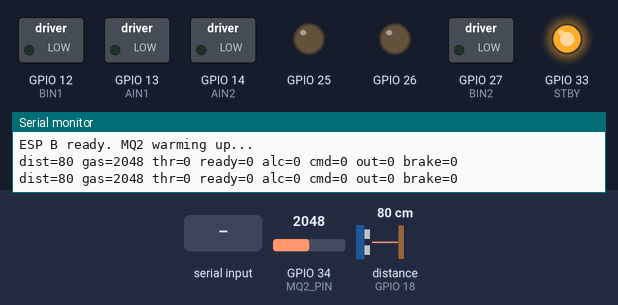
Bench run of a sketch on a simulated ESP32. Shown: switched loads named in the sketch (green lamp = pin HIGH), output pins drawn as LEDs (lit = HIGH), the last lines printed to the serial monitor. Wiring (inferred from the names in the program): ultrasonic range finder: trigger GPIO 5; echo GPIO 18. The test bench sets the inputs (shaded band); at power-on: distance to the obstacle (sensor on GPIO 18) 80 cm, GPIO 34 (MQ2_PIN) = 2048 (analog values on the 0–4095 scale). The echo pulse lasts 58.3 µs per cm; pins used as bus, display or sensor lines are not drawn.

Above: at 1.2 s.
1.3 s: distance to the obstacle (sensor on GPIO 18) set to 34 cm
2.8 s: distance to the obstacle (sensor on GPIO 18) set to 27 cm
At 3.2 s:
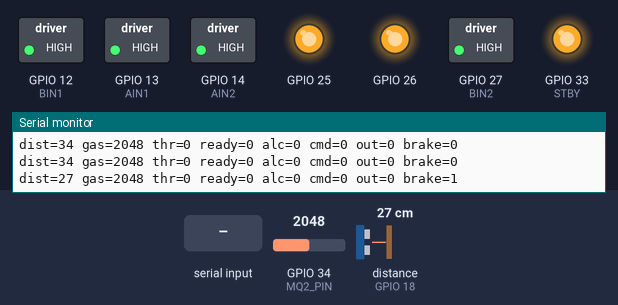
4.3 s: distance to the obstacle (sensor on GPIO 18) set to 35 cm
At 4.8 s:
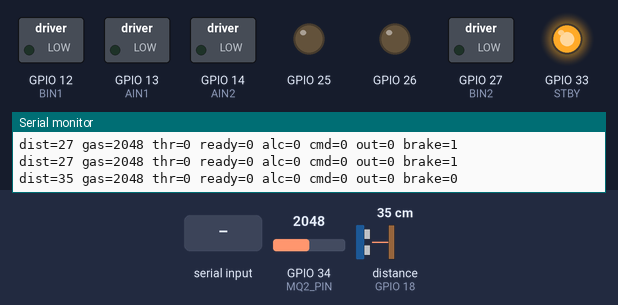
5.8 s: "S,90\n" received over the second serial link
At 6.2 s:
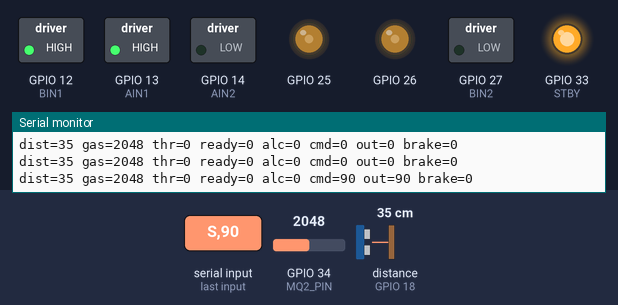
7.8 s: distance to the obstacle (sensor on GPIO 18) set to 2 cm
At 8.9 s:
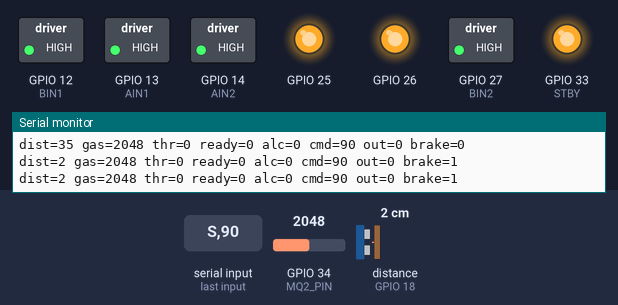
9.3 s: distance to the obstacle (sensor on GPIO 18) set to 60 cm
At 10.7 s:
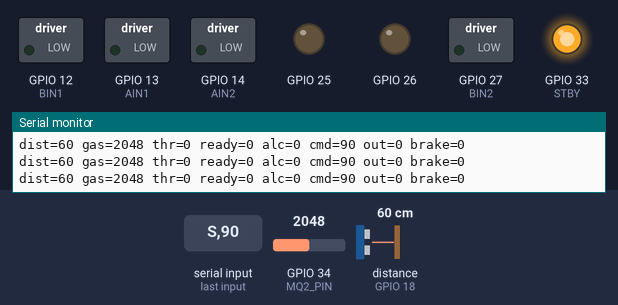
Timing chart, 0 to 11.8 s (numbered marks = the images above; inputs shaded):
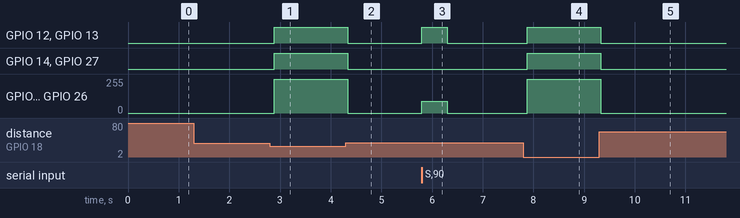

Measured:
- the behaviour switches between 31 and 30 cm on distance to the obstacle (sensor on GPIO 18) (found by bisection; images 0 and 1)
- after the input at 2.8 s, GPIO 12 (BIN1), GPIO 13 (AIN1), GPIO 14 (AIN2), GPIO 27 (BIN2): LOW → HIGH after 0.09 s; GPIO 25, GPIO 26: 0/255 → 255/255 after 0.09 s
- after the input at 4.3 s, GPIO 12 (BIN1), GPIO 13 (AIN1), GPIO 14 (AIN2), GPIO 27 (BIN2): HIGH → LOW at once; GPIO 25, GPIO 26: 255/255 → 0/255 at once
- after the input at 5.8 s, GPIO 12 (BIN1), GPIO 13 (AIN1): LOW → HIGH at once, → LOW 0.50 s later; GPIO 25, GPIO 26: 0/255 → 90/255 at once, → 0/255 0.50 s later
- after the input at 7.8 s, GPIO 12 (BIN1), GPIO 13 (AIN1), GPIO 14 (AIN2), GPIO 27 (BIN2): LOW → HIGH after 0.08 s; GPIO 25, GPIO 26: 0/255 → 255/255 after 0.08 s
- after the input at 9.3 s, GPIO 12 (BIN1), GPIO 13 (AIN1), GPIO 14 (AIN2), GPIO 27 (BIN2): HIGH → LOW at once; GPIO 25, GPIO 26: 255/255 → 0/255 at once

The sketch:

esp_bbb.ino
```cpp
// ESP32 B: TB6612 motors, ultrasonic auto-brake, MQ2 alcohol sensor, UART link to ESP A

// ---- Pins ----
#define PWMA 26
#define AIN1 13
#define AIN2 14
#define PWMB 25
#define BIN1 12
#define BIN2 27
#define STBY 33
#define TRIG 5
#define ECHO 18
#define MQ2_PIN 34
#define RX2 16
#define TX2 17

// ---- Tuning ----
#define BRAKE_CM     30        // auto-brake distance
#define LINK_TIMEOUT 500       // ms without a command from A -> stop
#define WARMUP_MS    25000UL   // MQ2 heater warm-up
#define BASE_MS      3000UL    // clean-air baseline measurement after warm-up
#define ALC_DELTA    250       // rise above baseline = alcohol (tune this)

#define PWM_FREQ 20000
#define PWM_BITS 8
#if ESP_ARDUINO_VERSION_MAJOR >= 3
  #define PWM_ATTACH(pin) ledcAttach(pin, PWM_FREQ, PWM_BITS)
  #define PWM_WRITE(pin, v) ledcWrite(pin, v)
#else
  #define PWM_ATTACH(pin) (ledcSetup((pin) == PWMA ? 0 : 1, PWM_FREQ, PWM_BITS), ledcAttachPin(pin, (pin) == PWMA ? 0 : 1))
  #define PWM_WRITE(pin, v) ledcWrite((pin) == PWMA ? 0 : 1, v)
#endif

int cmdPwm = 0;
unsigned long lastCmd = 0;
String rxLine;

int distCm = 999;
int nearCnt = 0;
bool brake = false;

int gasVal = 0, gasBase = 0, gasThr = 0;
bool gasReady = false, alc = false;
unsigned long bootMs, baseSum = 0, baseCnt = 0;

unsigned long tUS = 0, tGas = 0, tTx = 0, tDbg = 0;

// pwm > 0: forward. pwm == 0: coast, or short-brake when hard = true
void driveMotors(int pwm, bool hard) {
  if (pwm > 0) {
    digitalWrite(AIN1, HIGH); digitalWrite(AIN2, LOW);
    digitalWrite(BIN1, HIGH); digitalWrite(BIN2, LOW);
    PWM_WRITE(PWMA, pwm); PWM_WRITE(PWMB, pwm);
  } else if (hard) {
    digitalWrite(AIN1, HIGH); digitalWrite(AIN2, HIGH);
    digitalWrite(BIN1, HIGH); digitalWrite(BIN2, HIGH);
    PWM_WRITE(PWMA, 255); PWM_WRITE(PWMB, 255);
  } else {
    digitalWrite(AIN1, LOW); digitalWrite(AIN2, LOW);
    digitalWrite(BIN1, LOW); digitalWrite(BIN2, LOW);
    PWM_WRITE(PWMA, 0); PWM_WRITE(PWMB, 0);
  }
}

int readDistanceCm() {
  digitalWrite(TRIG, LOW);  delayMicroseconds(2);
  digitalWrite(TRIG, HIGH); delayMicroseconds(10);
  digitalWrite(TRIG, LOW);
  long us = pulseIn(ECHO, HIGH, 25000);   // about 4 m max
  if (us == 0) return 999;                // nothing in range
  return (int)(us / 58);
}

void updateGas() {
  long s = 0;
  for (int i = 0; i < 8; i++) s += analogRead(MQ2_PIN);
  gasVal = s / 8;

  unsigned long t = millis() - bootMs;
  if (t < WARMUP_MS) { gasReady = false; return; }
  if (t < WARMUP_MS + BASE_MS) {            // measure clean-air baseline
    baseSum += gasVal; baseCnt++;
    gasReady = false;
    return;
  }
  if (!gasReady) {                          // finish baseline once
    gasBase = baseCnt ? baseSum / baseCnt : gasVal;
    gasThr = gasBase + ALC_DELTA;
    gasReady = true;
  }
  alc = gasVal > gasThr;
}

void readFromA() {
  while (Serial2.available()) {
    char c = Serial2.read();
    if (c == '\n') {
      if (rxLine.startsWith("S,")) {
        cmdPwm = constrain(rxLine.substring(2).toInt(), 0, 255);
        lastCmd = millis();
      }
      rxLine = "";
    } else if (c != '\r' && rxLine.length() < 30) {
      rxLine += c;
    }
  }
}

void setup() {
  Serial.begin(115200);
  Serial2.begin(115200, SERIAL_8N1, RX2, TX2);

  pinMode(AIN1, OUTPUT); pinMode(AIN2, OUTPUT);
  pinMode(BIN1, OUTPUT); pinMode(BIN2, OUTPUT);
  pinMode(STBY, OUTPUT);
  PWM_ATTACH(PWMA); PWM_ATTACH(PWMB);
  driveMotors(0, false);
  digitalWrite(STBY, HIGH);

  pinMode(TRIG, OUTPUT);
  pinMode(ECHO, INPUT);

  analogReadResolution(12);
  analogSetPinAttenuation(MQ2_PIN, ADC_11db);

  bootMs = millis();
  Serial.println("ESP B ready. MQ2 warming up...");
}

void loop() {
  readFromA();
  unsigned long now = millis();

  if (now - tUS >= 60) {                    // ultrasonic
    tUS = now;
    distCm = readDistanceCm();
    if (distCm <= BRAKE_CM) nearCnt++; else nearCnt = 0;
    brake = (nearCnt >= 2);                 // 2 hits in a row = real obstacle
  }

  if (now - tGas >= 100) { tGas = now; updateGas(); }

  int out = cmdPwm;
  if (now - lastCmd > LINK_TIMEOUT) out = 0;   // lost A -> stop
  if (brake) out = 0;                          // obstacle -> stop
  driveMotors(out, brake);

  if (now - tTx >= 100) {                      // report to A
    tTx = now;
    Serial2.printf("D,%d,%d,%d,%d,%d,%d\n",
                   distCm, gasVal, gasThr, brake ? 1 : 0, alc ? 1 : 0, gasReady ? 1 : 0);
  }

  if (now - tDbg >= 500) {
    tDbg = now;
    Serial.printf("dist=%d gas=%d thr=%d ready=%d alc=%d cmd=%d out=%d brake=%d\n",
                  distCm, gasVal, gasThr, gasReady, alc, cmdPwm, out, brake);
  }
}
```
